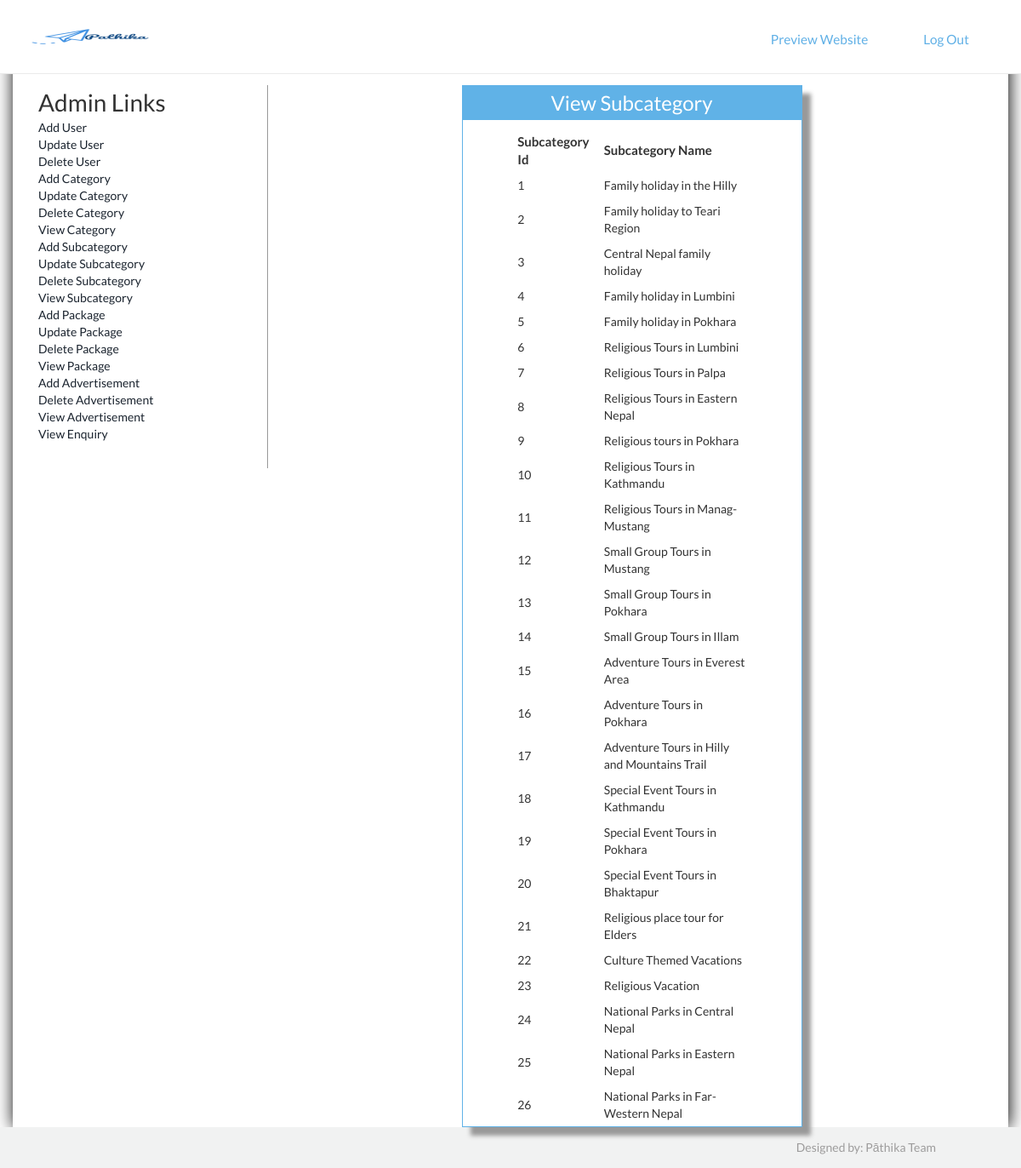
The app's page /Travel/Admin/viewsubcategory.php (signed in) with its own data.
### tables this page shows
CREATE TABLE IF NOT EXISTS `subcategory` (
  `Subcatid` int(200) NOT NULL AUTO_INCREMENT,
  `Subcatname` varchar(1000) NOT NULL,
  `Catid` int(200) NOT NULL,
  `Pic` varchar(8000) NOT NULL,
  `Detail` varchar(8000) NOT NULL,
  PRIMARY KEY (`Subcatid`)
);

### Travel/Admin/viewsubcategory.php (the view, shortened to what this page needs)
<!DOCTYPE html>
<html>
<head>
<link href="style.css" rel="stylesheet" type="text/css" />
<link href="../css/bootstrap.css" rel='stylesheet' type='text/css'/>
<link href="../css/style.css" rel="stylesheet" type="text/css" media="all"/>
<link href="../css/animate.css" rel="stylesheet" type="text/css" media="all">
</head>
<body>
<?php include('function.php'); ?>
<?php include('top.php'); ?>
<div style="padding-top:100px; box-shadow:1px 1px 20px black; min-height:570px" class="container">
<div class="col-sm-3" style="border-right:1px solid #999; min-height:450px;">
<?php include('left.php'); ?>
</div>
<div class="col-sm-9">
<form method="post">
<table border="0" width="400px" height="300px" align="center" class="tableshadow">
<tr><td class="toptd">View Subcategory</td></tr>
<tr><td align="center" valign="top" style="padding-top:10px;">
<table border="0" align="center" width="70%" >
<tr><td style="font-size:15px; padding:5px; font-weight:bold;">Subcategory Id</td>
<td style="font-size:15px; padding:5px; font-weight:bold;">Subcategory Name</td></tr>
<?php
$s="select * from subcategory";
$result=mysqli_query($cn,$s);
while($data=mysqli_fetch_array($result))
{
		echo "<tr><td style=' padding:5px;'>$data[0]</td><td style=' padding:5px;'>$data[1]</td></tr>";
}
?>
</table>
</td></tr></table>
</form>
</div>
</div>
<?php include('bottom.php'); ?>
</body>
</html>

### Travel/Admin/style.css (style rules this page uses)
.tableshadow { box-shadow:10px 10px 5px #999; padding-top:40px; border:solid 1px #60b2e7 }
.toptd { color:white; font-size:24px; text-align:center; height:40px; background-color:#60b2e7 }

### Travel/css/style.css (style rules this page uses)
body { margin:0; padding:0; font-family: 'Lato', sans-serif; -webkit-appearance:none; }
.container:after { content: "\0020"; display: block; height: 0; clear: both; visibility: hidden; }

### records on screen
subcategory: Subcatid "1", Subcatname "Family holiday in the Hilly"
subcategory: Subcatid "2", Subcatname "Family holiday to Teari Region"
subcategory: Subcatid "3", Subcatname "Central Nepal family holiday"
subcategory: Subcatid "4", Subcatname "Family holiday in Lumbini"
subcategory: Subcatid "5", Subcatname "Family holiday in Pokhara"
subcategory: Subcatid "6", Subcatname "Religious Tours in Lumbini"
subcategory: Subcatid "7", Subcatname "Religious Tours in Palpa"
subcategory: Subcatid "8", Subcatname "Religious Tours in Eastern Nepal"
subcategory: Subcatid "9", Subcatname "Religious tours in Pokhara"
subcategory: Subcatid "10", Subcatname "Religious Tours in Kathmandu"
subcategory: Subcatid "11", Subcatname "Religious Tours in Manag-Mustang"
subcategory: Subcatid "12", Subcatname "Small Group Tours in Mustang"
subcategory: Subcatid "13", Subcatname "Small Group Tours in Pokhara"
subcategory: Subcatid "14", Subcatname "Small Group Tours in Illam"
subcategory: Subcatid "15", Subcatname "Adventure Tours in Everest Area"
subcategory: Subcatid "16", Subcatname "Adventure Tours in Pokhara"
subcategory: Subcatid "17", Subcatname "Adventure Tours in Hilly and Mountains Trail"
subcategory: Subcatid "18", Subcatname "Special Event Tours in Kathmandu"
subcategory: Subcatid "19", Subcatname "Special Event Tours in Pokhara"
subcategory: Subcatid "20", Subcatname "Special Event Tours in Bhaktapur"
subcategory: Subcatid "21", Subcatname "Religious place tour for Elders"
subcategory: Subcatid "22", Subcatname "Culture Themed Vacations"
subcategory: Subcatid "23", Subcatname "Religious Vacation"
subcategory: Subcatid "24", Subcatname "National Parks in Central Nepal"
subcategory: Subcatid "25", Subcatname "National Parks in Eastern Nepal"
subcategory: Subcatid "26", Subcatname "National Parks in Far-Western Nepal"
